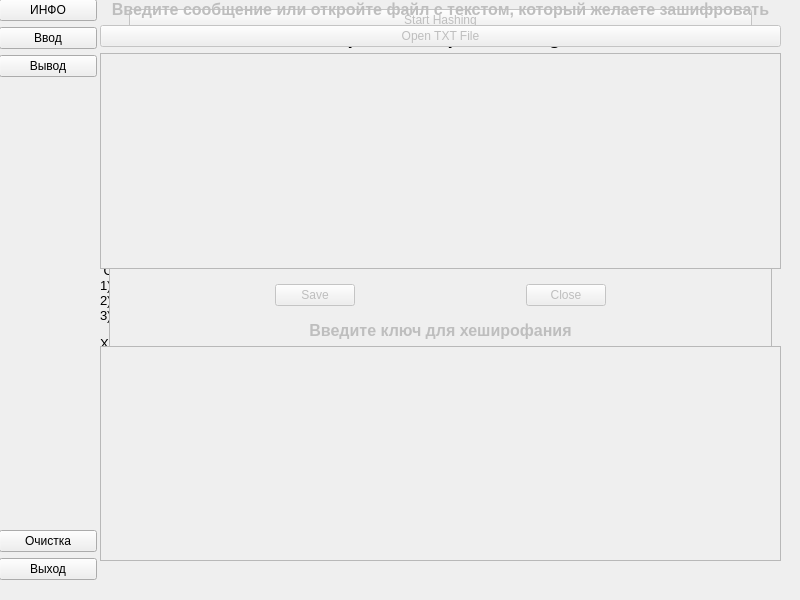
<?xml version="1.0" encoding="UTF-8"?>
<ui version="4.0">
 <class>MLobbyWindow</class>
 <widget class="QMainWindow" name="MLobbyWindow">
  <property name="geometry">
   <rect>
    <x>0</x>
    <y>0</y>
    <width>800</width>
    <height>600</height>
   </rect>
  </property>
  <property name="windowTitle">
   <string>MainWindow</string>
  </property>
  <widget class="QWidget" name="centralwidget">
   <widget class="QWidget" name="buttonPage" native="true">
    <property name="geometry">
     <rect>
      <x>-1</x>
      <y>-1</y>
      <width>98</width>
      <height>581</height>
     </rect>
    </property>
    <layout class="QVBoxLayout" name="verticalLayout">
     <item>
      <widget class="MPushButton" name="info">
       <property name="text">
        <string>ИНФО</string>
       </property>
      </widget>
     </item>
     <item>
      <widget class="MPushButton" name="first">
       <property name="text">
        <string>Ввод</string>
       </property>
      </widget>
     </item>
     <item>
      <widget class="MPushButton" name="second">
       <property name="text">
        <string>Вывод</string>
       </property>
      </widget>
     </item>
     <item>
      <spacer name="verticalSpacer">
       <property name="orientation">
        <enum>Qt::Vertical</enum>
       </property>
       <property name="sizeHint" stdset="0">
        <size>
         <width>20</width>
         <height>40</height>
        </size>
       </property>
      </spacer>
     </item>
     <item>
      <widget class="MPushButton" name="clear">
       <property name="text">
        <string>Очистка</string>
       </property>
      </widget>
     </item>
     <item>
      <widget class="MPushButton" name="exit">
       <property name="text">
        <string>Выход</string>
       </property>
      </widget>
     </item>
    </layout>
   </widget>
   <widget class="QWidget" name="masterPage" native="true">
    <property name="geometry">
     <rect>
      <x>99</x>
      <y>-1</y>
      <width>701</width>
      <height>581</height>
     </rect>
    </property>
    <widget class="MInfoPage" name="infoPage" native="true">
     <property name="enabled">
      <bool>true</bool>
     </property>
     <property name="geometry">
      <rect>
       <x>1</x>
       <y>1</y>
       <width>681</width>
       <height>561</height>
      </rect>
     </property>
     <layout class="QVBoxLayout" name="verticalLayout_4">
      <item>
       <widget class="QLabel" name="label_3">
        <property name="font">
         <font>
          <pointsize>14</pointsize>
          <bold>true</bold>
         </font>
        </property>
        <property name="text">
         <string>Алгоритм хеширования Tiger</string>
        </property>
        <property name="alignment">
         <set>Qt::AlignCenter</set>
        </property>
       </widget>
      </item>
      <item>
       <widget class="QLabel" name="label_4">
        <property name="font">
         <font>
          <pointsize>10</pointsize>
         </font>
        </property>
        <property name="text">
         <string>Tiger -  криптографическая хеш-функция, разработанная Росом Андерсоном и Эли Бихамом в 1995 году.</string>
        </property>
       </widget>
      </item>
      <item>
       <widget class="QLabel" name="label_5">
        <property name="font">
         <font>
          <pointsize>10</pointsize>
         </font>
        </property>
        <property name="text">
         <string>Tiger был предназначен для особенно быстрого выполнения на 64-разрядных компьютерах. Tiger не имеет патентных ограничений, может использоваться свободно как с эталонной реализацией, так и с её модификациями. Размер значения хеша — 192 бита (Tiger/192), хотя имеются также более короткие версии для совместимости с SHA-1 (Tiger/160) и с MD4, MD5, RIPEMD, Snefru (Tiger/128). Скорость работы — 132 Мбит/с (проверено на одном процессоре Alpha 7000, модель 660). На современных процессорах значительно быстрее (даже при тесте на 32-битном AMD Sempron 3000+ скорость около 225 Мбит/с).</string>
        </property>
        <property name="wordWrap">
         <bool>true</bool>
        </property>
       </widget>
      </item>
      <item>
       <widget class="QLabel" name="label_6">
        <property name="font">
         <font>
          <pointsize>10</pointsize>
         </font>
        </property>
        <property name="text">
         <string> Основными целями при разработке Tiger были:
1) безопасность;
2) быстрая работа на новых 64-битных процессорах при разумной скорости на 32-битных;
3) замена по возможности серий MD и SHA.</string>
        </property>
        <property name="wordWrap">
         <bool>true</bool>
        </property>
       </widget>
      </item>
      <item>
       <widget class="QLabel" name="label_7">
        <property name="font">
         <font>
          <pointsize>10</pointsize>
         </font>
        </property>
        <property name="text">
         <string>Хеш-функция Tiger имеет несколько интересных свойств, которые делают ее привлекательной для использования в некоторых приложениях. Например:
1) Она обладает хорошей универсальностью хеширования, что означает, что ее выходной хеш равномерно распределяется по всему диапазону значений.
2) Она способна работать с очень большими файлами или сообщениями, так как использует блочный режим работы, что позволяет разбить входные данные на блоки фиксированного размера и обрабатывать их поочередно.
3) Она может быть эффективно реализована в аппаратном и программном обеспечении, что делает ее подходящей для использования на различных платформах и в различных приложениях.
4) Она обладает хорошей скоростью хеширования, что является важным фактором при обработке больших объемов данных.
Несмотря на все эти преимущества, хеш-функция Tiger не рекомендуется для использования в новых проектах, так как она считается устаревшей и имеет известные уязвимости. Рекомендуется использовать более современные хеш-функции, такие как SHA-3 или BLAKE2, которые обеспечивают более высокую безопасность данных.</string>
        </property>
        <property name="wordWrap">
         <bool>true</bool>
        </property>
       </widget>
      </item>
     </layout>
    </widget>
    <widget class="MSecondPage" name="secondPage" native="true">
     <property name="enabled">
      <bool>false</bool>
     </property>
     <property name="geometry">
      <rect>
       <x>1</x>
       <y>1</y>
       <width>681</width>
       <height>561</height>
      </rect>
     </property>
     <layout class="QVBoxLayout" name="verticalLayout_3">
      <item>
       <widget class="QWidget" name="widget" native="true">
        <layout class="QHBoxLayout" name="horizontalLayout_2">
         <item>
          <spacer name="horizontalSpacer_5">
           <property name="orientation">
            <enum>Qt::Horizontal</enum>
           </property>
           <property name="sizeType">
            <enum>QSizePolicy::Fixed</enum>
           </property>
           <property name="sizeHint" stdset="0">
            <size>
             <width>20</width>
             <height>20</height>
            </size>
           </property>
          </spacer>
         </item>
         <item>
          <widget class="QPushButton" name="Hashing">
           <property name="text">
            <string>Start Hashing</string>
           </property>
          </widget>
         </item>
         <item>
          <spacer name="horizontalSpacer_6">
           <property name="orientation">
            <enum>Qt::Horizontal</enum>
           </property>
           <property name="sizeType">
            <enum>QSizePolicy::Fixed</enum>
           </property>
           <property name="sizeHint" stdset="0">
            <size>
             <width>20</width>
             <height>20</height>
            </size>
           </property>
          </spacer>
         </item>
        </layout>
       </widget>
      </item>
      <item>
       <widget class="QWidget" name="widget_2" native="true">
        <layout class="QHBoxLayout" name="horizontalLayout_3">
         <item>
          <widget class="QTextEdit" name="textEdit">
           <property name="readOnly">
            <bool>true</bool>
           </property>
          </widget>
         </item>
        </layout>
       </widget>
      </item>
     </layout>
    </widget>
    <widget class="MFirstPage" name="firstPage" native="true">
     <property name="enabled">
      <bool>false</bool>
     </property>
     <property name="geometry">
      <rect>
       <x>1</x>
       <y>1</y>
       <width>681</width>
       <height>561</height>
      </rect>
     </property>
     <property name="minimumSize">
      <size>
       <width>681</width>
       <height>0</height>
      </size>
     </property>
     <layout class="QVBoxLayout" name="verticalLayout_2">
      <item>
       <widget class="QLabel" name="label_2">
        <property name="font">
         <font>
          <pointsize>12</pointsize>
          <bold>true</bold>
         </font>
        </property>
        <property name="text">
         <string>Введите сообщение или откройте файл с текстом, который желаете зашифровать</string>
        </property>
        <property name="alignment">
         <set>Qt::AlignCenter</set>
        </property>
       </widget>
      </item>
      <item>
       <widget class="QPushButton" name="openFile">
        <property name="text">
         <string>Open TXT File</string>
        </property>
       </widget>
      </item>
      <item>
       <widget class="QTextEdit" name="textRef"/>
      </item>
      <item>
       <widget class="QWidget" name="buttons" native="true">
        <property name="minimumSize">
         <size>
          <width>0</width>
          <height>20</height>
         </size>
        </property>
        <layout class="QHBoxLayout" name="horizontalLayout">
         <item>
          <spacer name="horizontalSpacer">
           <property name="orientation">
            <enum>Qt::Horizontal</enum>
           </property>
           <property name="sizeHint" stdset="0">
            <size>
             <width>40</width>
             <height>20</height>
            </size>
           </property>
          </spacer>
         </item>
         <item>
          <widget class="QPushButton" name="saveButton">
           <property name="text">
            <string>Save</string>
           </property>
          </widget>
         </item>
         <item>
          <spacer name="horizontalSpacer_2">
           <property name="orientation">
            <enum>Qt::Horizontal</enum>
           </property>
           <property name="sizeHint" stdset="0">
            <size>
             <width>40</width>
             <height>20</height>
            </size>
           </property>
          </spacer>
         </item>
         <item>
          <widget class="QPushButton" name="closeButton">
           <property name="text">
            <string>Close</string>
           </property>
          </widget>
         </item>
         <item>
          <spacer name="horizontalSpacer_3">
           <property name="orientation">
            <enum>Qt::Horizontal</enum>
           </property>
           <property name="sizeHint" stdset="0">
            <size>
             <width>40</width>
             <height>20</height>
            </size>
           </property>
          </spacer>
         </item>
        </layout>
       </widget>
      </item>
      <item>
       <widget class="QLabel" name="label">
        <property name="font">
         <font>
          <pointsize>12</pointsize>
          <bold>true</bold>
         </font>
        </property>
        <property name="text">
         <string>Введите ключ для хеширофания</string>
        </property>
        <property name="alignment">
         <set>Qt::AlignCenter</set>
        </property>
       </widget>
      </item>
      <item>
       <widget class="QTextEdit" name="textKey">
        <property name="markdown">
         <string/>
        </property>
        <property name="html">
         <string>&lt;!DOCTYPE HTML PUBLIC &quot;-//W3C//DTD HTML 4.0//EN&quot; &quot;http://www.w3.org/TR/REC-html40/strict.dtd&quot;&gt;
&lt;html&gt;&lt;head&gt;&lt;meta name=&quot;qrichtext&quot; content=&quot;1&quot; /&gt;&lt;meta charset=&quot;utf-8&quot; /&gt;&lt;style type=&quot;text/css&quot;&gt;
p, li { white-space: pre-wrap; }
hr { height: 1px; border-width: 0; }
li.unchecked::marker { content: &quot;\2610&quot;; }
li.checked::marker { content: &quot;\2612&quot;; }
&lt;/style&gt;&lt;/head&gt;&lt;body style=&quot; font-family:'Segoe UI'; font-size:9pt; font-weight:400; font-style:normal;&quot;&gt;
&lt;p style=&quot;-qt-paragraph-type:empty; margin-top:0px; margin-bottom:0px; margin-left:0px; margin-right:0px; -qt-block-indent:0; text-indent:0px;&quot;&gt;&lt;br /&gt;&lt;/p&gt;&lt;/body&gt;&lt;/html&gt;</string>
        </property>
       </widget>
      </item>
     </layout>
    </widget>
   </widget>
  </widget>
  <widget class="QMenuBar" name="menubar">
   <property name="geometry">
    <rect>
     <x>0</x>
     <y>0</y>
     <width>800</width>
     <height>21</height>
    </rect>
   </property>
  </widget>
 </widget>
 <customwidgets>
  <customwidget>
   <class>MPushButton</class>
   <extends>QPushButton</extends>
   <header>mpushbutton.h</header>
  </customwidget>
  <customwidget>
   <class>MFirstPage</class>
   <extends>QWidget</extends>
   <header>mfirstpage.h</header>
   <container>1</container>
  </customwidget>
  <customwidget>
   <class>MSecondPage</class>
   <extends>QWidget</extends>
   <header>msecondpage.h</header>
   <container>1</container>
  </customwidget>
  <customwidget>
   <class>MInfoPage</class>
   <extends>QWidget</extends>
   <header>minfopage.h</header>
   <container>1</container>
  </customwidget>
 </customwidgets>
 <resources/>
 <connections/>
</ui>
